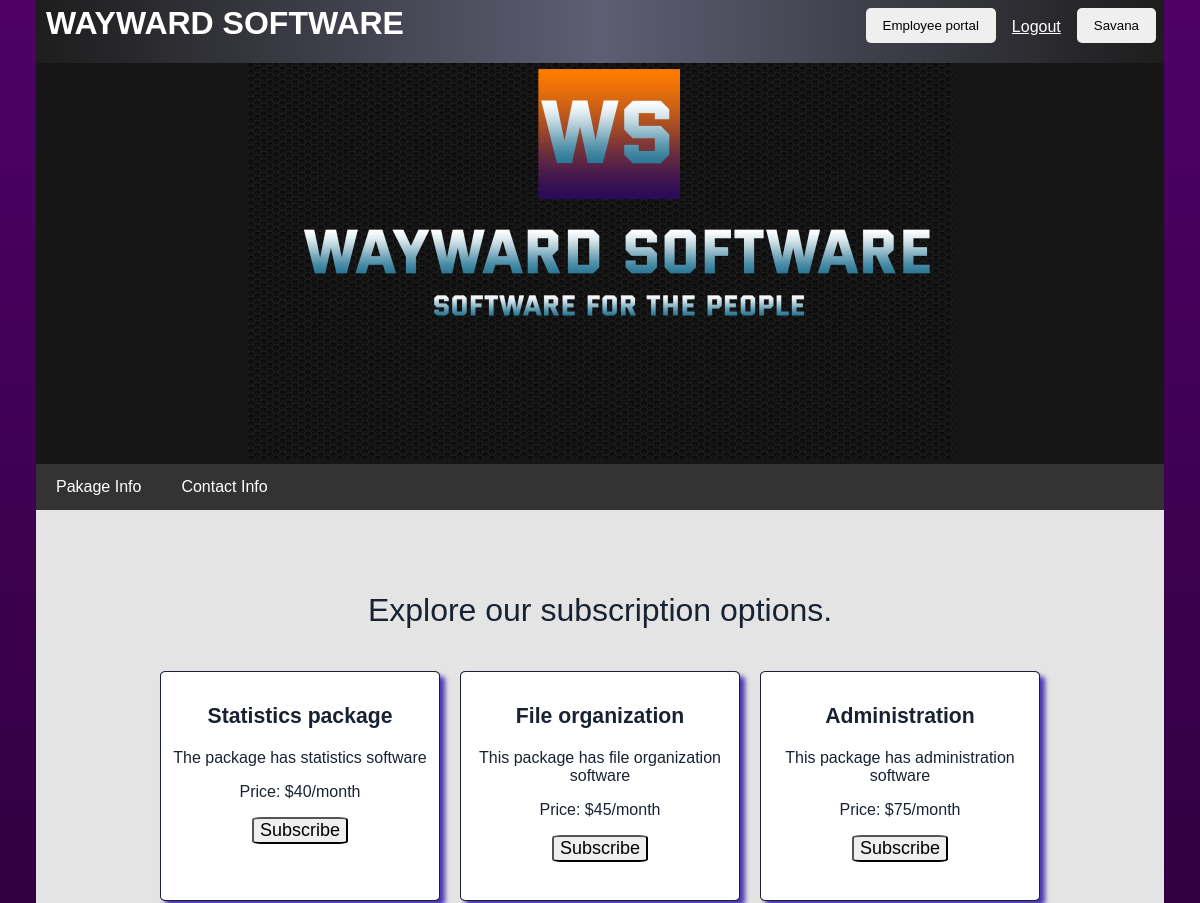
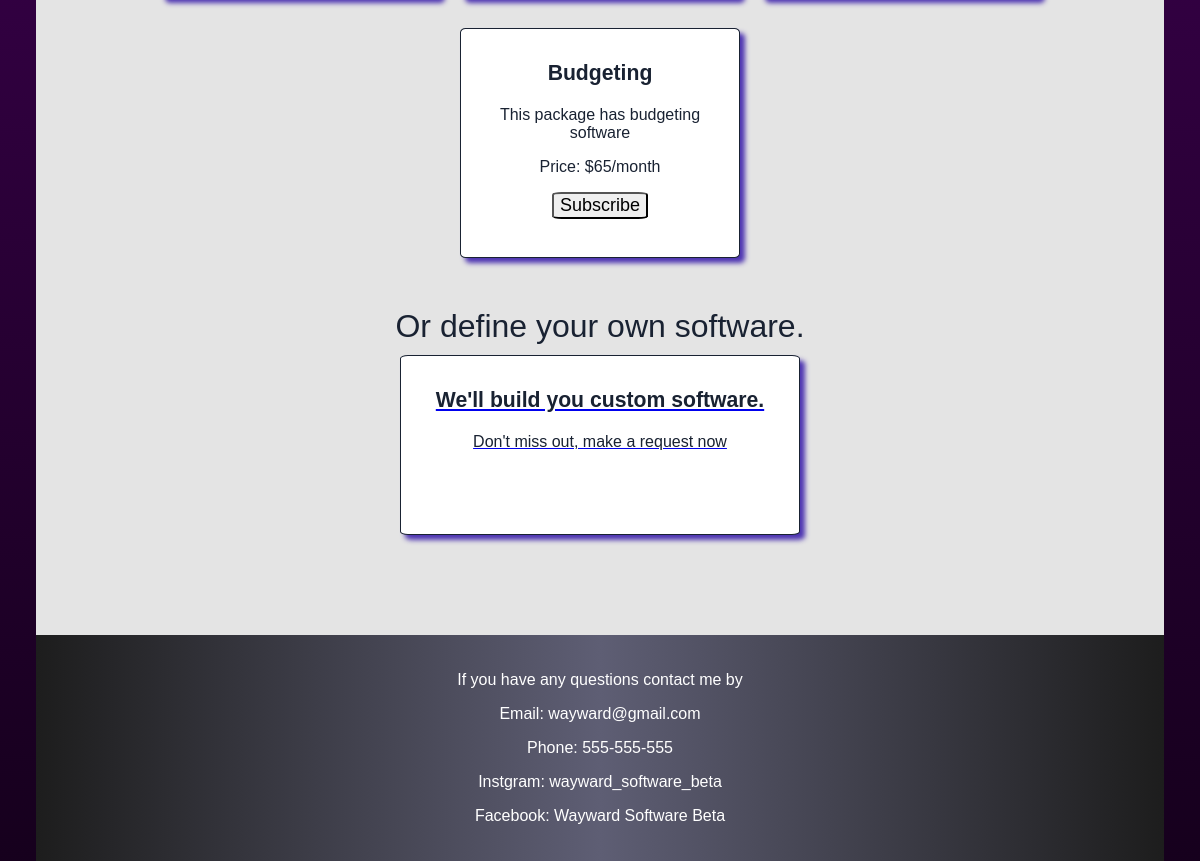
The page / (signed in) on the database its author committed (2 pictures, top to bottom).
### wayward_software/models.py (models this page shows)
class Package(models.Model):
    package_name = models.CharField(max_length=150, unique = True)
    description = models.CharField(max_length=300, null=True)
    subscription_price = models.CharField(max_length=4, null=True)
    surrogate_key = models.IntegerField( unique=True, null=True)

### wayward_software/views.py (the view)
# urls.py: path('', views.post_list, name='post_list'),
def post_list(request):
	if request.method == "POST":
		product_id = request.POST.get("product_pk")
		package = Package.objects.get(id = product_id)
		request.user.clientprofile.packages.add(package)
		messages.success(request,(f'{package} added to subscriptions.'))
	packages = Package.objects.all()
	user = request.user
	is_employee = user.is_superuser or user.groups.filter(name='Employees').exists()
	return render(request, 'wayward_software/index.html', { "packages":packages, "is_employee": is_employee})

### wayward_software/templates/wayward_software/index.html (shortened to what this page needs)
<!DOCTYPE html>
<html lang="en">
  <head>
    {% load static %}
  </head>
<body>
  <main>
    <div id ="top_nav">
        <h1>WAYWARD SOFTWARE</h1>
        {% if user.is_authenticated %}
          <a href="/user"><button>{{user.username|title}}</button></a>
          <a href="/logout" class="logout">Logout</a>
        {% else %}
          <a href= "./register"><button id="register_btn">Register</button></a>
          <a href="./login"><button>Log in</button></a>
        {% endif %}
        {% if is_employee %}
        <a href="/employee"><button>Employee portal</button></a>
        {% endif %}
    </div>
    <div class="header">
        <img src="{% static '/logo.png' %}" height(100%)>
      </div>
    <div class="navbar">
      <a href="#package_info">Pakage Info</a>
      <a href="#contact_info">Contact Info</a>
    </div>
    <div class="wrapper">
        <div class="gallery">
          <div class="option_header">
              <p>Explore our subscription options.</p>
          </div>
          {% block content %}
          {% for p in packages %}
          <div class="options" id="package_info">
            <p class="option_name">{{ p.package_name }}</p>
            <p class="soft_desc">{{ p.description }}</p>
            <p>Price: ${{p.subscription_price}}/month</p>
            {% if user.is_authenticated %}
              <form method="post">
                <button type="submit" class="btn btn-outline-primary" style="font-size:18px; border-radius: 10%" onclick="return confirm('Are you sure you would like subscribe to: {{p.package_name}}')">Subscribe</button>
              </form>
            {% else %}
              <a href="/login" class="btn btn-outline-primary" style="font-size:18px; border-radius: 10%">Subscribe</a>
            {% endif %}
          </div>
          {% endfor %}
            {%endblock%}
            <p class="option_header">Or define your own software. </p>
            <a href="custom_request">
              <div class= "options request">
                <p class="option_name"> We'll build you custom software.</p>
                <p>Don't miss out, make a request now</p>
              </div>
            </a>
        </div>
      </div>
  </main>
  <footer id="contact_info">
    <p>If you have any questions contact me by</p>
    <p>Email: wayward@gmail.com</p>
    <p>Phone: 555-555-555</p>
    <p>Instgram: wayward_software_beta</p>
    <p>Facebook: Wayward Software Beta</p>
</footer>
  </body>
</html>

### wayward_software/templates/wayward_software/index.html (style rules this page uses)
body { font-family: Arial, Helvetica, sans-serif; margin:0px; padding-left:3%; padding-right:3%; background: linear-gradient(180deg, rgb(78, 0, 102), rgb(22, 0, 29)); }
.header { padding: 00px; text-align: center; background: rgb(22, 22, 22); color: rgb(240, 16, 16); }
.navbar { overflow: hidden; background-color: #333; }
.navbar a { float: left; display: block; color: white; text-align: center; padding: 14px 20px; text-decoration: none; }
* { box-sizing: border-box; }
#top_nav { width: 100%; background: linear-gradient(90deg, rgb(29, 29, 29), rgb(94, 94, 116), rgb(29, 29, 29)); }
#top_nav > * { display: inline-block; }
#top_nav h1 { margin-top: 5px; margin-left: 10px; color:white; }
#top_nav a { float: right; }
#top_nav button { margin:8px; border-radius: 5px; padding-left:17px; padding-right:17px; padding-top: 10px; padding-bottom: 10px; cursor: pointer; border-width: 0px; }
.logout { padding-top: 10px; margin:8px; color:white; }
.gallery { display:flex; flex-wrap: wrap; flex-direction: row; justify-content: center; background: #e4e4e4; padding-top: 30px; }
.option_header { margin-top: 20px; margin-bottom: 10px; text-align: center; width:100%; font-size: 2rem; color:#192232 }
.options { background: rgb(255, 255, 255); box-shadow:5px 5px 5px rgb(76, 51, 177); color:#192232; width:280px; height:230px; flex-wrap: wrap; border-radius: 2px; margin-bottom: 30px; margin-left: 10px; margin-right: 10px; font-family: sans-serif; text-align: center; padding:10px; border:solid; border-width: 1px 1px 1px 1px; border-radius: 2%; }
.option_name { font-size: 1.325rem; font-weight: bold; }
.options button { cursor: pointer; }
.request { width:400px; height:180px; background: rgb(255, 255, 255); margin-bottom: 100px; }
footer { padding: 20px; text-align: center; color:white; background: linear-gradient(90deg, rgb(29, 29, 29), rgb(94, 94, 116), rgb(29, 29, 29)); }

### rows shown on the page
Package: package_name "Statistics package", description "The package has statistics software", subscription_price "40"
Package: package_name "File organization", description "This package has file organization software", subscription_price "45"
Package: package_name "Administration", description "This package has administration software", subscription_price "75"
Package: package_name "Budgeting", description "This package has budgeting software", subscription_price "65"

### other values the page prints
{{ user.username|title }} "Savana"
